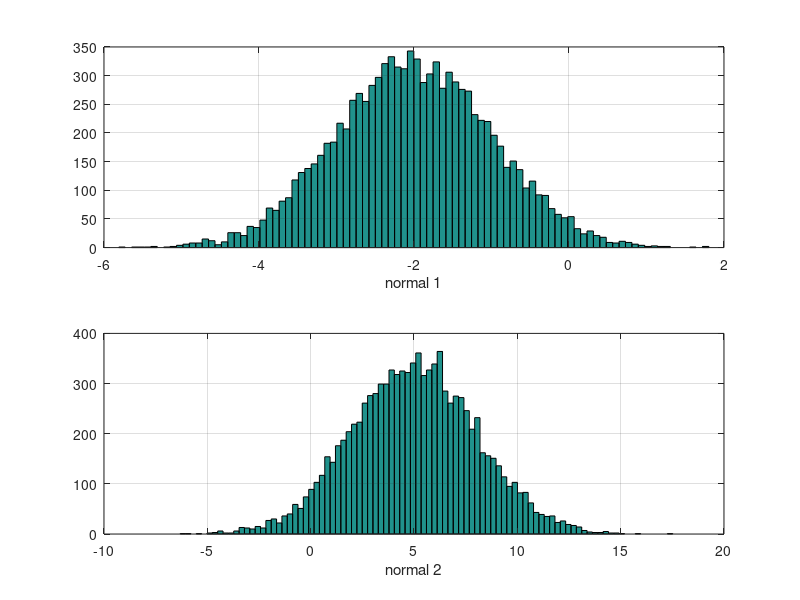
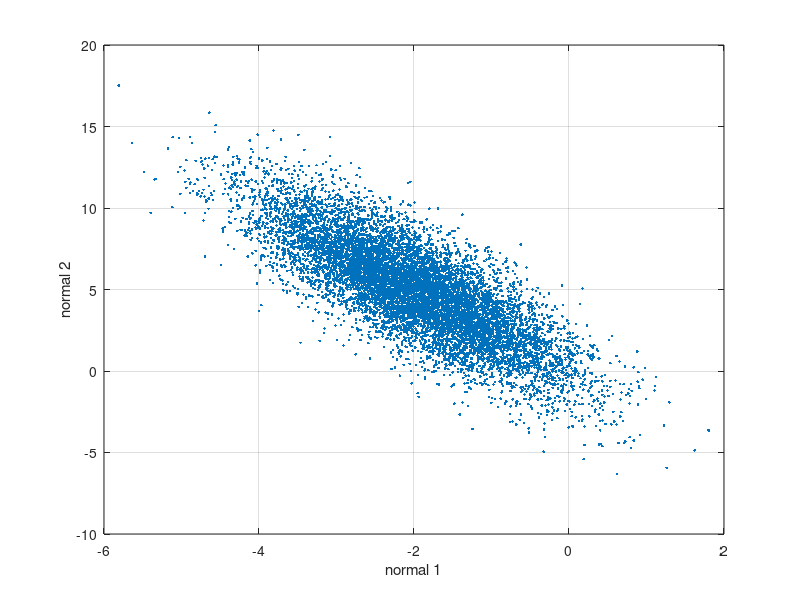
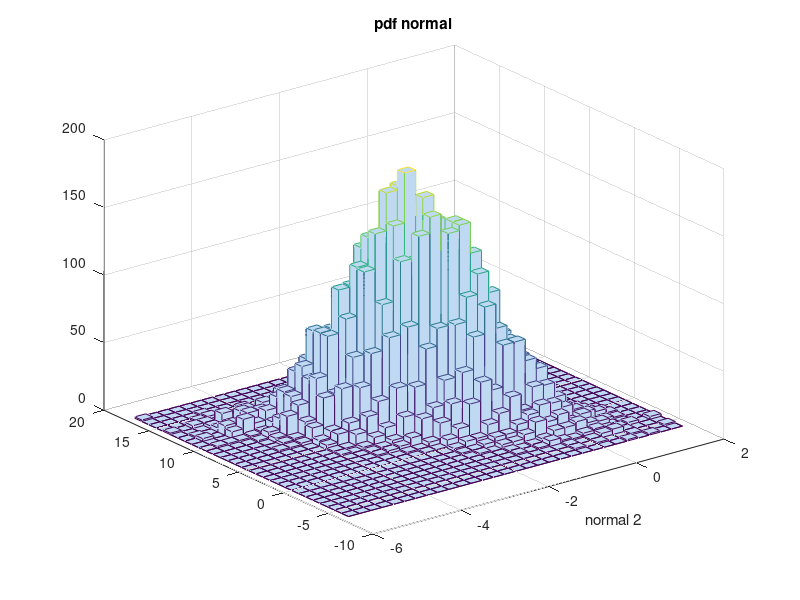
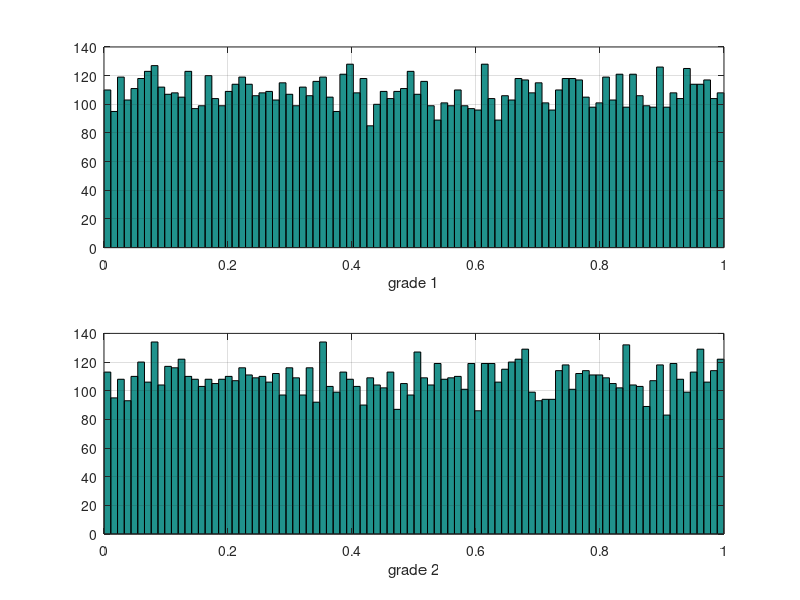

MATLAB code to generate these figures, in order:
close all; clc; clear;

%%%%%%%%%%%%%%%%%%%%%%%%%%%%%%%%%%%%%%%%%%%%%%%%%%%%%%%%%%%%%%%%%%%%%%%%%%%%%%%%%%%%%%%%%%%%%%%%%%%%%%%%%%%%%%%%%%%
% input parameters
NumSimul=10000;

% input for bivariate normal distribution
NormCorr=-.8;
NormStDev=[1 3]';      % NOTE: this input plays no role in the final output
NormExpVal=[-2 5]';    % NOTE: this input plays no role in the final output

% input for first marginal
nu_1=9;
sigmasq_1=2;

mu_2=0;
sigmasq_2=.04;

% input for second marginal
nu_2=7;

%%%%%%%%%%%%%%%%%%%%%%%%%%%%%%%%%%%%%%%%%%%%%%%%%%%%%%%%%%%%%%%%%%%%%%%%%%%%%%%%%%%%%%%%%%%%%%%%%%%%%%%%%%%%%%%%%%%
% generate bivariate normal distribution
NormCorrMatrix = [1 NormCorr;NormCorr 1];
NormCovMatrix = diag(NormStDev)*NormCorrMatrix*diag(NormStDev);
Z = mvnrnd(NormExpVal,NormCovMatrix,NumSimul);

Z_1=Z(:,1);
Z_2=Z(:,2);
% plots
figure % marginals: as expected, they are normal
NumBins=round(10*log(NumSimul));
subplot(2,1,1)  
hist(Z_1,NumBins)
xlabel('normal 1');
grid on
subplot(2,1,2) 
hist(Z_2,NumBins)
xlabel('normal 2');
grid on
figure % joint
plot(Z_1,Z_2,'.')
grid on
xlabel('normal 1');
ylabel('normal 2');

figure % pdf
NumBins2D=round(sqrt(100*log(NumSimul)));
NumBins2D=[NumBins2D NumBins2D];
hist3(Z,NumBins2D);
xlabel('normal 1')
xlabel('normal 2')
title('pdf normal')
%%%%%%%%%%%%%%%%%%%%%%%%%%%%%%%%%%%%%%%%%%%%%%%%%%%%%%%%%%%%%%%%%%%%%%%%%%%%%%%%%%%%%%%%%%%%%%%%%%%%%%%%%%%%%%%%%%%
% generate copula
U_1 = normcdf(Z(:,1),NormExpVal(1),NormStDev(1));  % grade 1
U_2 = normcdf(Z(:,2),NormExpVal(2),NormStDev(2));  % grade 2
U=[U_1 U_2];   % joint realizations from the required copula

% plot copula
figure % marginals: as expected, they are uniform
NumBins=round(10*log(NumSimul));
subplot(2,1,1)  
hist(U_1,NumBins)
xlabel('grade 1');
grid on
subplot(2,1,2) 
hist(U_2,NumBins)
xlabel('grade 2');
grid on

figure % joint
plot(U_1,U_2,'.')
grid on
xlabel('grade 1');
ylabel('grade 2');

figure % pdf
NumBins2D=round(sqrt(100*log(NumSimul)));
NumBins2D=[NumBins2D NumBins2D];
hist3(U,NumBins2D);
xlabel('grade 1');
ylabel('grade 2');
title('pdf copula')

%%%%%%%%%%%%%%%%%%%%%%%%%%%%%%%%%%%%%%%%%%%%%%%%%%%%%%%%%%%%%%%%%%%%%%%%%%%%%%%%%%%%%%%%%%%%%%%%%%%%%%%%%%%%%%%%%%%
% generate joint distribution

a=nu_1/2;
b=2*sigmasq_1;
X_1 = gaminv(U_1,a,b);

sigma_2=sqrt(sigmasq_2);
X_2 = logninv(U_2,mu_2,sigma_2);

X=[X_1 X_2];   % joint realizations from the required distribution

%%%%%%%%%%%%%%%%%%%%%%%%%%%%%%%%%%%%%%%%%%%%%%%%%%%%%%%%%%%%%%%%%%%%%%%%%%%%%%%%%%%%%%%%%%%%%%%%%%%%%%%%%%%%%%%%%%%
% plot joint distribution
figure % marginals: as expected, the histograms (pdf's) do NOT change as NormCorr varies
NumBins=round(10*log(NumSimul));
subplot(2,1,1)  % t distribution
hist(X_1,NumBins)
xlabel('gamma');
grid on
subplot(2,1,2) % chi-square distribution
hist(X_2,NumBins)
xlabel('lognormal');
grid on

figure % joint
plot(X_1,X_2,'.')
grid on
xlabel('gamma');
ylabel('lognormal');

figure % pdf
NumBins2D=round(sqrt(100*log(NumSimul)));
NumBins2D=[NumBins2D NumBins2D];
hist3(X,NumBins2D);
xlabel('gamma');
ylabel('lognormal');
title('pdf joint distribution')